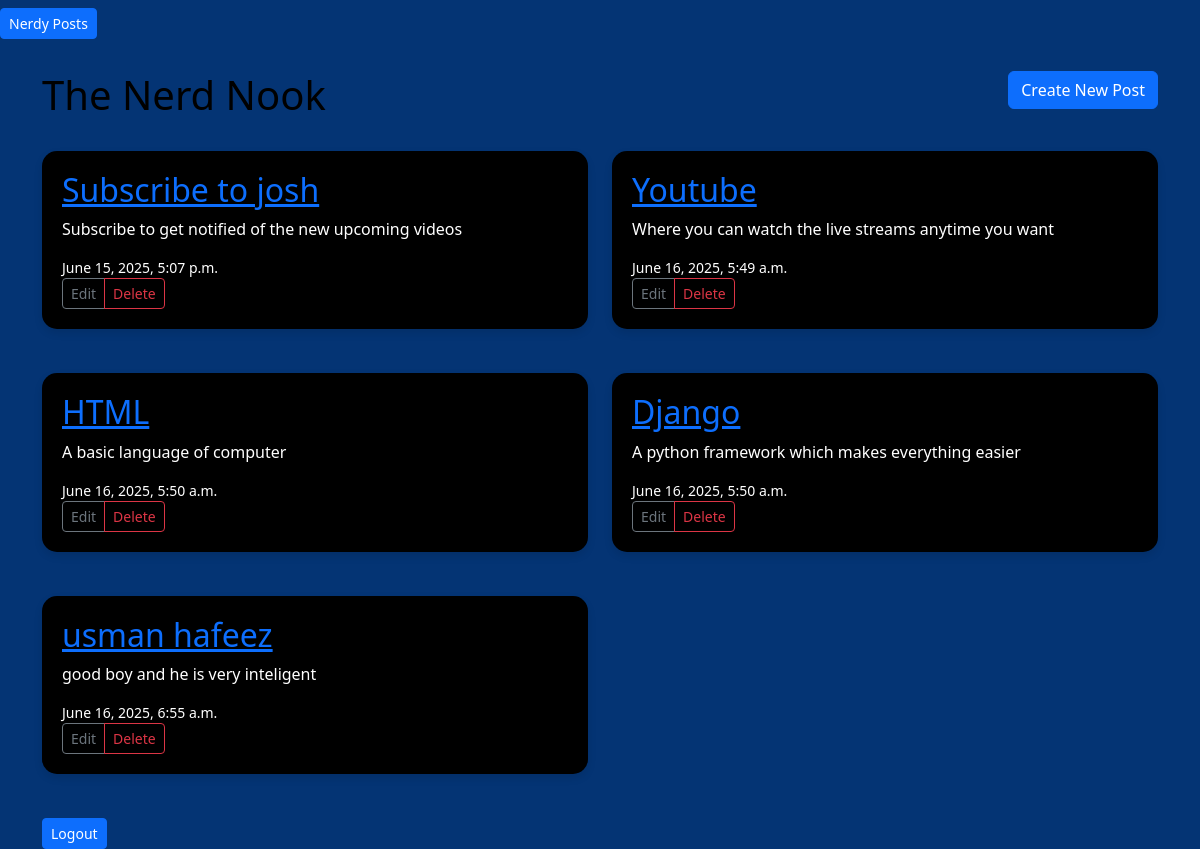
Page / (signed in) on the earlier database version.
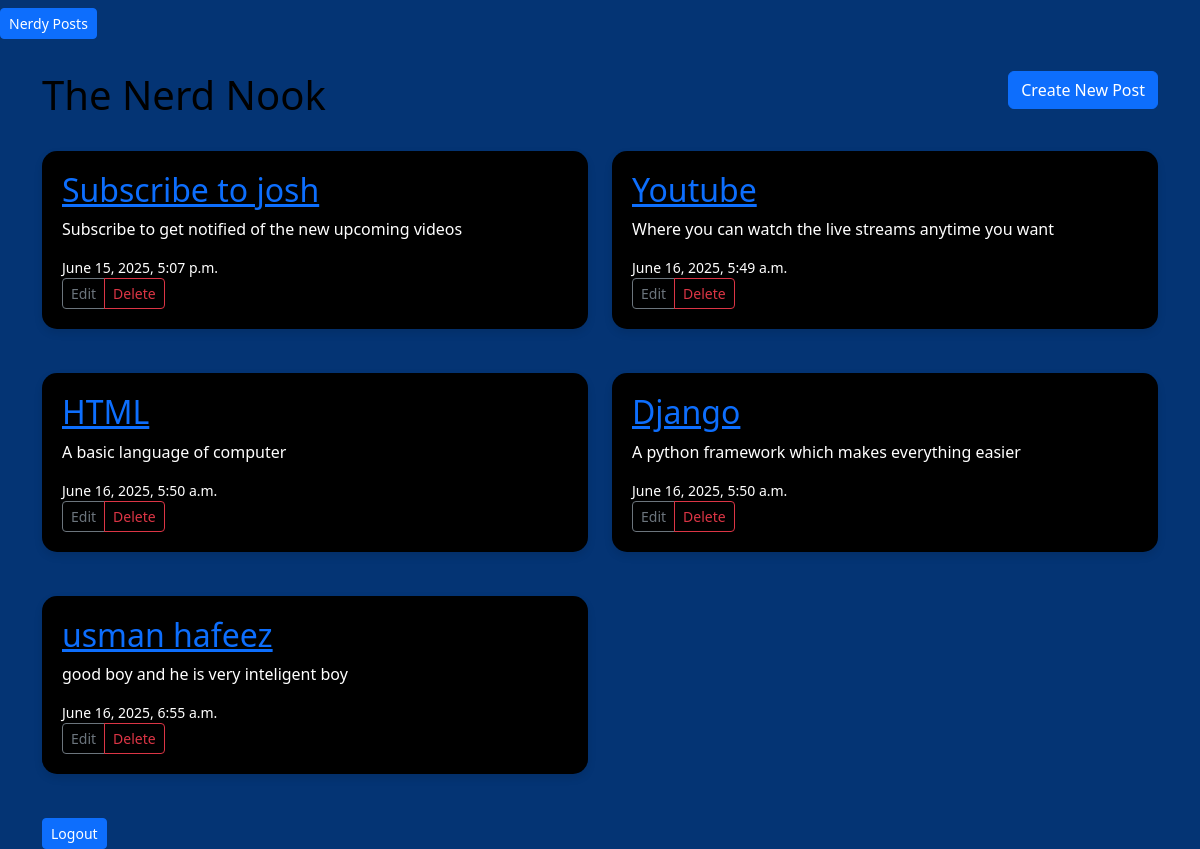
Same page on the later database version.
### blog/models.py (models this page shows, shortened)
class Post(models.Model):
    title = models.CharField(max_length=250)
    content = models.TextField()
    created_at = models.DateTimeField(auto_now_add=True)

### blog/views.py (the view)
# urls.py: path("", views.home, name="home"),
@login_required
def home(request):
    posts = Post.objects.all()
    return render(request, "blog/home.html", {"posts": posts})

### blog/templates/blog/home.html (shortened to what this page needs)
{% extends "blog/base.html" %}
{% block content %}
<div class="row mb-4">
    <div class="col">
        <h1 class="display-8 nerdnook">The Nerd Nook</h1>
    </div>
    <div class="col text-end">
        <a href="{% url 'post-create' %}" class="btn btn-primary">Create New Post</a>
    </div>
</div>
<div class="row">
    {% for post in posts %}
    <div class="col-md-6  mb-4">
        <div class="content-section">
            <h2>
                <a href="{% url 'post-detail' post.pk %}">{{ post.title }}</a>
            </h2>
            <p class="text-white">{{ post.content}}</p>
            <div>
                <small class="d-flex justify-content-between align-items-center text-white">{{post.created_at}}</small>
                <div class="btn-group">
                    <a href="{% url 'post-update' post.pk %}" class="btn btn-sm btn-outline-secondary">Edit</a>
                    <a href="{% url 'post-delete' post.pk %}" class="btn btn-sm btn-outline-danger">Delete</a>
                </div>
            </div>
        </div>
    </div>
    {% endfor %}
</div>
<div>
    <form method="post" action="{% url 'logout' %}">
    <button type="submit" class="btn btn-sm btn-primary">Logout</button>
</form>
</div>
{% endblock %}

Differences in the rows shown:
changed Post "usman hafeez": content "good boy and he is very inteligent" → "good boy and he is very inteligent boy"
